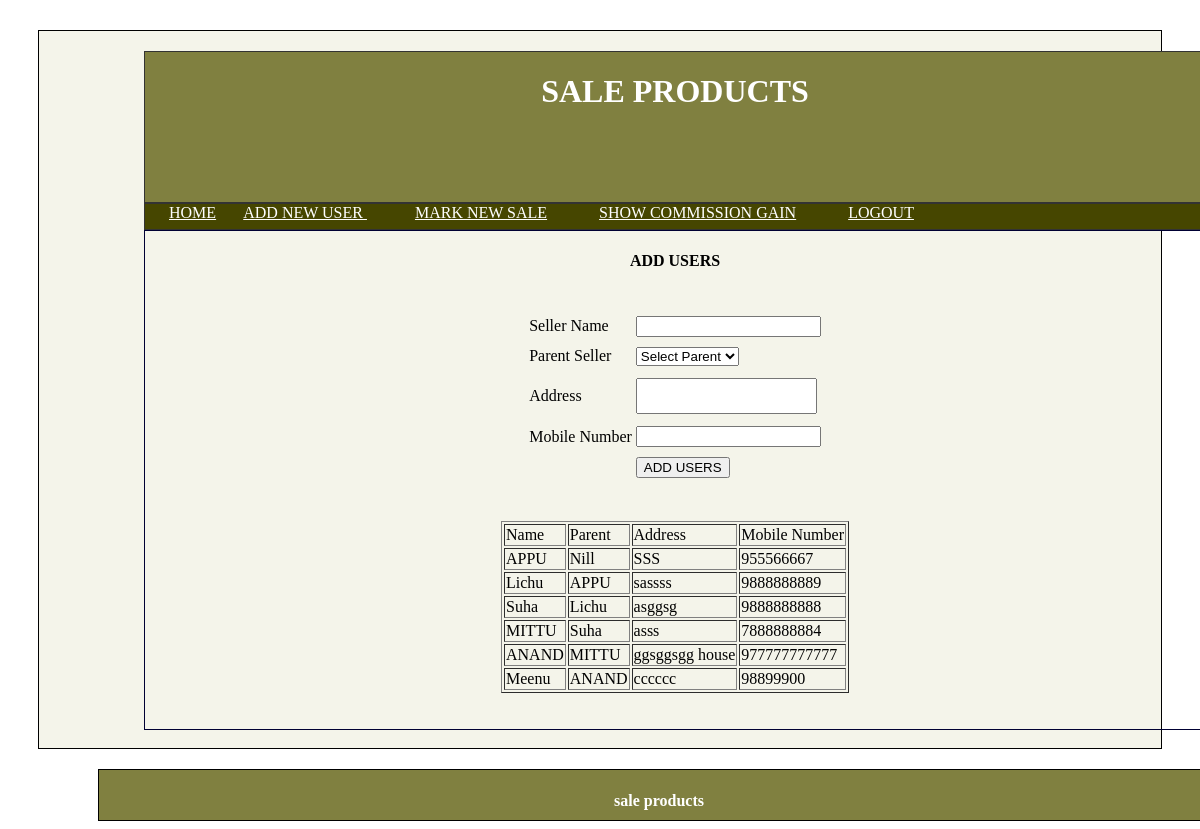
The app's page /login_view.php (signed in) with its own data.
### tables this page shows
CREATE TABLE `tb_seller_users`  (
  `user_id` int(11) NOT NULL AUTO_INCREMENT,
  `name` varchar(100) NOT NULL,
  `address` varchar(255) NOT NULL,
  `mobile_number` bigint(12) NOT NULL,
  PRIMARY KEY (`user_id`) USING BTREE
);

CREATE TABLE `tb_user_hierarchy`  (
  `user_id` char(10) NOT NULL,
  `parent_user_id` int(11) NOT NULL
);

### login_view.php (the view, shortened to what this page needs)
<!DOCTYPE html PUBLIC "-//W3C//DTD XHTML 1.0 Transitional//EN" "http://www.w3.org/TR/xhtml1/DTD/xhtml1-transitional.dtd">
<html xmlns="http://www.w3.org/1999/xhtml">
<head>
<link rel="stylesheet" type="text/css" href="css/style.css" />
</head>
<div class="maindiv">
<div class="header">
<h1 align="center">
SALE PRODUCTS
</h1>
</div>
<div class="menubar">
<?php
require("menu.php");
?>
</div>
<div class="subdiv1">
<h4 align="center">ADD USERS</h4>
<form method="post" action="add_users.php" onsubmit="return validation1()">
<table align="center" height="175">
<tr><td>Seller Name</td>
<td><input type="text" name="txt_name" id="txt_name" maxlength="50" /></td>
</tr>
<tr><td>Parent Seller</td>
<td>
<select name="user_parent" id="user_parent">
<option value="">Select Parent</option>
</td>
</tr>
<tr><td>Address</td>
<td>
<textarea name="address" style="resize:none" id="address">
</textarea>
</td>
</tr>
<tr><td>Mobile Number</td>
<td>
<input type="text" name="txt_mobno" id="txt_mobno" maxlength="12" />
</td>
</tr>
<tr><td></td>
<td><input type="submit"  value="ADD USERS" /></td>
</tr>
</table>
<?php
$query_user="SELECT * from tb_seller_users order by user_id";
   $result_user=mysql_query($query_user);
   $count_users=mysql_num_rows($result_user);
   if($count_users>0)
   {
   ?>
   <table align="center"  border="1">
   <tr><td>Name</td><td>Parent</td>
   <td>Address</td>
   <td>Mobile Number</td>
   </tr>
   <?php
while($row_result=mysql_fetch_array($result_user))
  {
	  $user_id=$row_result['user_id'];
	$query_hierarchy="SELECT parent_user_id from tb_user_hierarchy where user_id='$user_id'";
	  $result_hierarchy=mysql_query($query_hierarchy);
	  $parent_row=mysql_fetch_assoc($result_hierarchy);
	  $parent_id=$parent_row['parent_user_id'];
	  $query_parentname="SELECT name from tb_seller_users where user_id='$parent_id'";
   $result_parentname=mysql_query($query_parentname);
   $parentname_row=mysql_fetch_assoc($result_parentname);
   $parent_name=$parentname_row['name'];
    if($parent_id<1)
	  {
		  $parent_name='Nill';
	  }
    echo '<tr><td>'.$row_result['name'].'</td>';
	  echo '<td>'.$parent_name.'</td>';
	  echo '<td>'.$row_result['address'].'</td>';
	  echo '<td>'.$row_result['mobile_number'].'</td></tr>';?>
	  <?php
  }
  }
?>
   </table>
  </form>
<br />
</div>
<br />
</div>
<div class="bottamdiv">
<h4 align="center">sale products</h4>
</div>
</body>
</html>

### css/style.css (style rules this page uses)
.maindiv { width:auto; height:auto; border:1px solid #000; margin-left:30px; margin-top:30px; margin-right:30px; background-color:#F4F4EA; }
.header { height:150px; border:1px solid #333; width:1060px; margin-top:20px; margin-left:105px; background-color:#808040; color:#FFF; }
.menubar { height:25px; border:1px solid #333; width:1060px; margin-left:105px; background-color:#464600; color:#FFF; }
.subdiv1 { border:2px solid #0075EA; width:1060px; margin-left:105px; border:1px solid #003; }
.bottamdiv { border:1px solid #000; width:1120px; margin-top:20px; height:50px; margin-left:90px; color:#FFF; font-weight:bold; background-color:#808040; }

### records on screen
tb_seller_users: name "APPU", tb_user_hierarchy.parent_user_id "Nill", address "SSS", mobile_number "955566667"
tb_seller_users: name "Lichu", tb_seller_users.name "APPU", address "sassss", mobile_number "9888888889"
tb_seller_users: name "Suha", tb_seller_users.name "Lichu", address "asggsg", mobile_number "9888888888"
tb_seller_users: name "MITTU", tb_seller_users.name "Suha", address "asss", mobile_number "7888888884"
tb_seller_users: name "ANAND", tb_seller_users.name "MITTU", address "ggsggsgg house", mobile_number "977777777777"
tb_seller_users: name "Meenu", tb_seller_users.name "ANAND", address "cccccc", mobile_number "98899900"
